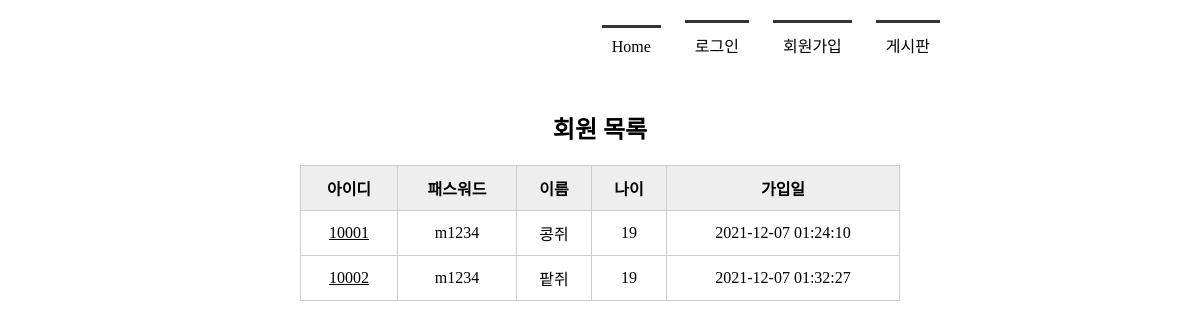
Before: /memberlist/ with the older database file.
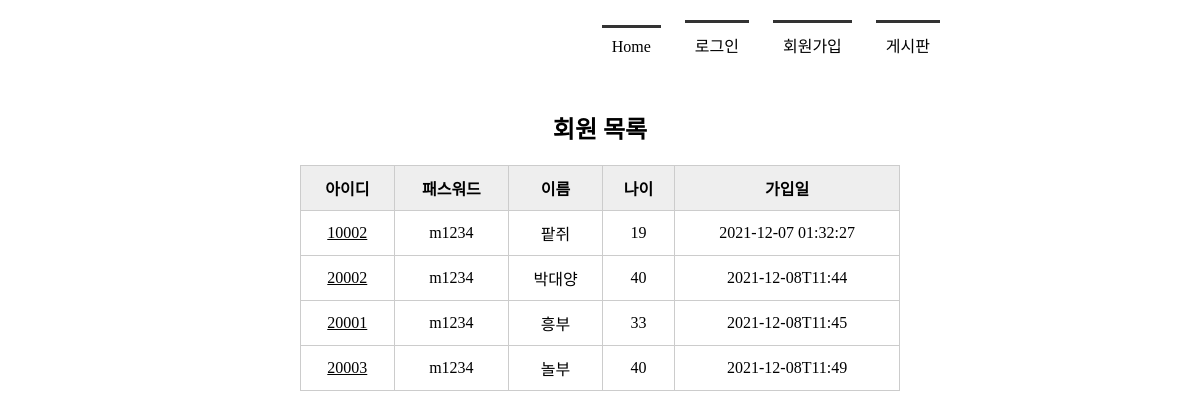
After: the same page with the newer database file.
### tables this page shows
CREATE TABLE member(
    mid         CHAR(5)         PRIMARY KEY,           
    passwd      CHAR(8)         NOT NULL,
    name        TEXT            NOT NULL,
    age         INTEGER,
    regDate     DATETIME DEFAULT CURRENT_TIMESTAMP
          );

### app.py (the view)
@app.route('/memberlist/')
def memberlist():
    conn = getconn()
    cur = conn.cursor()
    sql = "SELECT * FROM member"
    cur.execute(sql)
    rs = cur.fetchall()     #db에서 가져온 데이터
    conn.close()
    return render_template('memberlist.html', rs=rs)    #받은 db를 다시 html로 보냄

### app.py (called while the page is built)
def getconn():
    conn = sqlite3.connect('./memberdb.db')
    return conn

### templates/memberlist.html (shortened to what this page needs)
<!DOCTYPE html>
<html lang="en">
<head>
    <link rel = "stylesheet" href="{{ url_for('static', filename='css/style.css') }}">
</head>
<body>
    <div id ="container">
        {% include 'navbar.html' %}
        <section>
            <h1>회원 목록</h1>
            <table>
                <tr>
                    <th>아이디</th>
                    <th>패스워드</th>
                    <th>이름</th>
                    <th>나이</th>
                    <th>가입일</th>
                </tr>
                {% for i in rs %}
                <tr>
                    <td><a href = "{{ url_for('member_view', id = i[0]) }}">{{ i[0] }}</a></td>
                    <td>{{ i[1] }}</td>
                    <td>{{ i[2] }}</td>
                    <td>{{ i[3] }}</td>
                    <td>{{ i[4] }}</td>
                </tr>
                {% endfor %}
            </table>
        </section>
    </div>
</body>
</html>

Changed rows visible on the page:
removed member: mid "10001", passwd "m1234", name "콩쥐", age "19", regDate "2021-12-07 01:24:10"
added member: mid "20002", passwd "m1234", name "박대양", age "40", regDate "2021-12-08T11:44"
added member: mid "20001", passwd "m1234", name "흥부", age "33", regDate "2021-12-08T11:45"
added member: mid "20003", passwd "m1234", name "놀부", age "40", regDate "2021-12-08T11:49"
